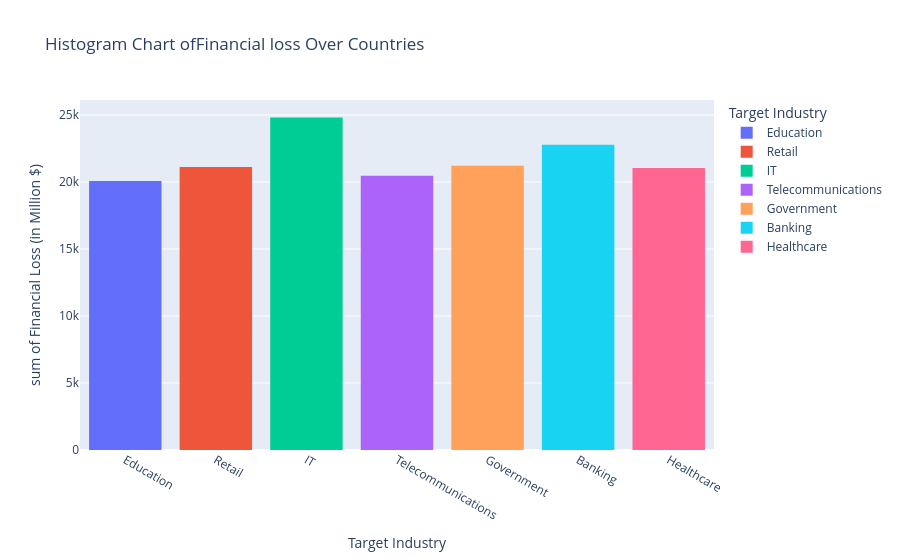

The code cell stored with this chart in its notebook:
### Markdown cell above
### After that compare Target industry with Financial Loss (in Million $)

### Code cell
fix=px.histogram(df,x="Target Industry",y="Financial Loss (in Million $)",color="Target Industry",title="Histogram Chart of Financial loss Over Countries")
fix.show()

### Figure 1 — Plotly figure (JSON) as saved in the notebook; plotly's stock layout.template omitted (floating-point values rounded to 4 significant figures; data arrays with more than 128 entries replaced by an {"elided": "..."} marker saying what was removed)
{"data": [{"bingroup": "x", "histfunc": "sum", "hovertemplate": "Target Industry=%{x}<br>sum of Financial Loss (in Million $)=%{y}<extra></extra>", "legendgroup": "Education", "marker": {"color": "#636efa", "pattern": {"shape": ""}}, "name": "Education", "orientation": "v", "showlegend": true, "type": "histogram", "x": {"elided": "419 str values"}, "xaxis": "x", "y": {"elided": "419 float values"}, "yaxis": "y"}, {"bingroup": "x", "histfunc": "sum", "hovertemplate": "Target Industry=%{x}<br>sum of Financial Loss (in Million $)=%{y}<extra></extra>", "legendgroup": "Retail", "marker": {"color": "#EF553B", "pattern": {"shape": ""}}, "name": "Retail", "orientation": "v", "showlegend": true, "type": "histogram", "x": {"elided": "423 str values"}, "xaxis": "x", "y": {"elided": "423 float values"}, "yaxis": "y"}, {"bingroup": "x", "histfunc": "sum", "hovertemplate": "Target Industry=%{x}<br>sum of Financial Loss (in Million $)=%{y}<extra></extra>", "legendgroup": "IT", "marker": {"color": "#00cc96", "pattern": {"shape": ""}}, "name": "IT", "orientation": "v", "showlegend": true, "type": "histogram", "x": {"elided": "478 str values"}, "xaxis": "x", "y": {"elided": "478 float values"}, "yaxis": "y"}, {"bingroup": "x", "histfunc": "sum", "hovertemplate": "Target Industry=%{x}<br>sum of Financial Loss (in Million $)=%{y}<extra></extra>", "legendgroup": "Telecommunications", "marker": {"color": "#ab63fa", "pattern": {"shape": ""}}, "name": "Telecommunications", "orientation": "v", "showlegend": true, "type": "histogram", "x": {"elided": "403 str values"}, "xaxis": "x", "y": {"elided": "403 float values"}, "yaxis": "y"}, {"bingroup": "x", "histfunc": "sum", "hovertemplate": "Target Industry=%{x}<br>sum of Financial Loss (in Million $)=%{y}<extra></extra>", "legendgroup": "Government", "marker": {"color": "#FFA15A", "pattern": {"shape": ""}}, "name": "Government", "orientation": "v", "showlegend": true, "type": "histogram", "x": {"elided": "403 str values"}, "xaxis": "x", "y": {"elided": "403 float values"}, "yaxis": "y"}, {"bingroup": "x", "histfunc": "sum", "hovertemplate": "Target Industry=%{x}<br>sum of Financial Loss (in Million $)=%{y}<extra></extra>", "legendgroup": "Banking", "marker": {"color": "#19d3f3", "pattern": {"shape": ""}}, "name": "Banking", "orientation": "v", "showlegend": true, "type": "histogram", "x": {"elided": "445 str values"}, "xaxis": "x", "y": {"elided": "445 float values"}, "yaxis": "y"}, {"bingroup": "x", "histfunc": "sum", "hovertemplate": "Target Industry=%{x}<br>sum of Financial Loss (in Million $)=%{y}<extra></extra>", "legendgroup": "Healthcare", "marker": {"color": "#FF6692", "pattern": {"shape": ""}}, "name": "Healthcare", "orientation": "v", "showlegend": true, "type": "histogram", "x": {"elided": "429 str values"}, "xaxis": "x", "y": {"elided": "429 float values"}, "yaxis": "y"}], "layout": {"barmode": "relative", "legend": {"title": {"text": "Target Industry"}, "tracegroupgap": 0}, "title": {"text": "Histogram Chart ofFinancial loss Over Countries"}, "xaxis": {"anchor": "y", "categoryarray": ["Education", "Retail", "IT", "Telecommunications", "Government", "Banking", "Healthcare"], "categoryorder": "array", "domain": [0, 1], "title": {"text": "Target Industry"}}, "yaxis": {"anchor": "x", "domain": [0, 1], "title": {"text": "sum of Financial Loss (in Million $)"}}}}
